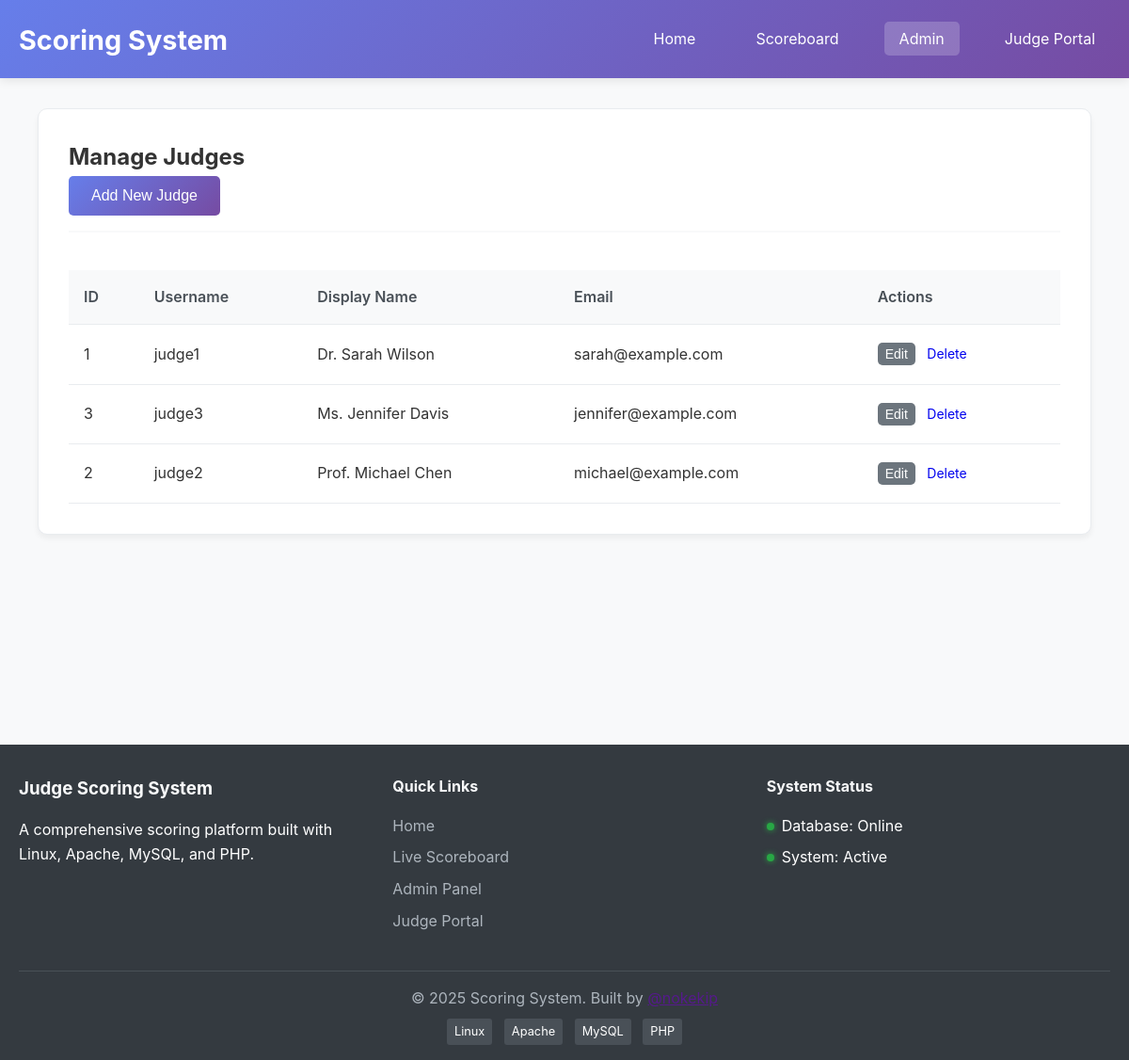
The app's page /admin/manage_judges.php with its own data.
### tables this page shows
CREATE TABLE judges (
    id INT PRIMARY KEY AUTO_INCREMENT,
    username VARCHAR(50) UNIQUE NOT NULL,
    display_name VARCHAR(100) NOT NULL,
    email VARCHAR(100),
    created_at TIMESTAMP DEFAULT CURRENT_TIMESTAMP,
    updated_at TIMESTAMP DEFAULT CURRENT_TIMESTAMP ON UPDATE CURRENT_TIMESTAMP
);

### includes/functions.php (called while the page is built, shortened)
<?php
function getAllJudges() {
    try {
        $pdo = getDbConnection();
        $stmt = $pdo->query("SELECT * FROM judges ORDER BY display_name");
        return $stmt->fetchAll();
    }
    catch (Exception $e) {
        error_log("Error fetching judges: " . $e->getMessage());
        return [];
    }
}
?>

### admin/manage_judges.php (the view, shortened to what this page needs)
<?php
require_once __DIR__ . '/../includes/header.php';
require_once __DIR__ . '/../includes/functions.php';
$judges = getAllJudges();
?>
<div class="container">
    <div class="card">
        <div class="card-header">
            <h2>Manage Judges</h2>
            <button class="btn btn-primary" data-modal-open="addJudgeModal">
                Add New Judge
            </button>
        </div>
        <div class="table-responsive">
            <table class="table">
                <thead>
                    <tr>
                        <th>ID</th>
                        <th>Username</th>
                        <th>Display Name</th>
                        <th>Email</th>
                        <th>Actions</th>
                    </tr>
                </thead>
                <tbody>
                    <?php foreach ($judges as $judge): ?>
                    <tr>
                        <td><?= $judge['id'] ?></td>
                        <td><?= htmlspecialchars($judge['username']) ?></td>
                        <td><?= htmlspecialchars($judge['display_name']) ?></td>
                        <td><?= htmlspecialchars($judge['email']) ?></td>
                        <td>
                            <button data-modal-edit="<?= $judge['id'] ?>"
                                    data-modal-target="editJudgeModal"
                                    class="btn btn-sm btn-secondary">
                                Edit
                            </button>
                            <a href="manage_judges.php?delete=<?= $judge['id'] ?>"
                            class="btn btn-sm btn-danger"
                            onclick="return confirm('Are you sure you want to delete this judge?')">
                                Delete
                            </a>
                        </td>
                    </tr>
                    <?php endforeach; ?>
                </tbody>
            </table>
        </div>
    </div>
</div>
<?php require_once __DIR__ . '/../includes/footer.php'; ?>

### assets/css/style.css (style rules this page uses)
* { margin: 0; padding: 0; box-sizing: border-box; }
body { font-family: -apple-system, BlinkMacSystemFont, 'Segoe UI', Roboto, Oxygen, Ubuntu, Cantarell, sans-serif; line-height: 1.6; color: #333; background-color: #f8f9fa; }
.container { max-width: 1200px; margin: 0 auto; padding: 0 20px; }
.card { background: white; border-radius: 10px; padding: 2rem; margin-bottom: 2rem; box-shadow: 0 4px 6px rgba(0,0,0,0.05); border: 1px solid #e9ecef; }
.card-header { border-bottom: 2px solid #f8f9fa; padding-bottom: 1rem; margin-bottom: 1.5rem; }
.btn { display: inline-block; padding: 0.75rem 1.5rem; border: none; border-radius: 5px; cursor: pointer; text-decoration: none; font-size: 1rem; transition: all 0.3s ease; text-align: center; }
.btn-primary { background: linear-gradient(135deg, #667eea 0%, #764ba2 100%); color: white; }
.btn-secondary { background: #6c757d; color: white; }
.table { width: 100%; border-collapse: collapse; margin-top: 1rem; }
.table th, .table td { padding: 1rem; text-align: left; border-bottom: 1px solid #e9ecef; }
.table th { background-color: #f8f9fa; font-weight: 600; color: #495057; }
.table-responsive { overflow-x: auto; -webkit-overflow-scrolling: touch; }
.btn-sm { padding: 0.25rem 0.5rem; font-size: 0.875rem; }

### records on screen
judges: id "1", username "judge1", display_name "Dr. Sarah Wilson", email "sarah@example.com"
judges: id "3", username "judge3", display_name "Ms. Jennifer Davis", email "jennifer@example.com"
judges: id "2", username "judge2", display_name "Prof. Michael Chen", email "michael@example.com"
